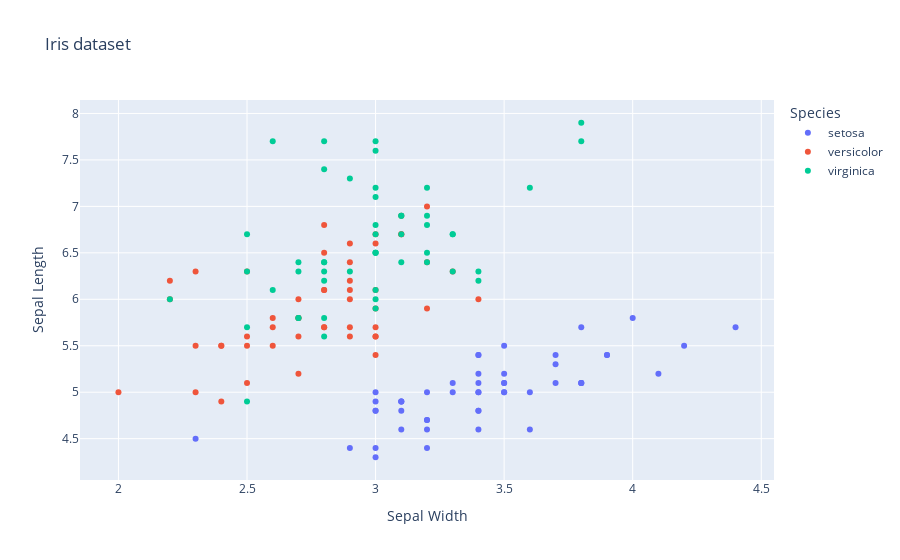

Here is the notebook cell this chart was saved with:
### Code cell
# go: same as before, but this time with go
# x-axis: sepal_width
# y-axis: sepal_length
# color: species

fig = go.Figure()
species = df["species"].unique()
for s in species:
    df_to_plot = df.query("species == @s")
    fig.add_trace(
        go.Scatter(
            x=df_to_plot["sepal_width"],
            y=df_to_plot["sepal_length"],
            mode="markers",
            name=s,
        )
    )

fig.update_layout(
    title="Iris dataset",
    xaxis_title="Sepal Width",
    yaxis_title="Sepal Length",
    legend=dict(title="Species"),
)
fig.show()

### Figure 1 — Plotly figure (JSON) as saved in the notebook; plotly's stock layout.template omitted (floating-point values rounded to 4 significant figures)
{"data": [{"mode": "markers", "name": "setosa", "type": "scatter", "x": [3.5, 3, 3.2, 3.1, 3.6, 3.9, 3.4, 3.4, 2.9, 3.1, 3.7, 3.4, 3, 3, 4, 4.4, 3.9, 3.5, 3.8, 3.8, 3.4, 3.7, 3.6, 3.3, 3.4, 3, 3.4, 3.5, 3.4, 3.2, 3.1, 3.4, 4.1, 4.2, 3.1, 3.2, 3.5, 3.1, 3, 3.4, 3.5, 2.3, 3.2, 3.5, 3.8, 3, 3.8, 3.2, 3.7, 3.3], "y": [5.1, 4.9, 4.7, 4.6, 5, 5.4, 4.6, 5, 4.4, 4.9, 5.4, 4.8, 4.8, 4.3, 5.8, 5.7, 5.4, 5.1, 5.7, 5.1, 5.4, 5.1, 4.6, 5.1, 4.8, 5, 5, 5.2, 5.2, 4.7, 4.8, 5.4, 5.2, 5.5, 4.9, 5, 5.5, 4.9, 4.4, 5.1, 5, 4.5, 4.4, 5, 5.1, 4.8, 5.1, 4.6, 5.3, 5]}, {"mode": "markers", "name": "versicolor", "type": "scatter", "x": [3.2, 3.2, 3.1, 2.3, 2.8, 2.8, 3.3, 2.4, 2.9, 2.7, 2, 3, 2.2, 2.9, 2.9, 3.1, 3, 2.7, 2.2, 2.5, 3.2, 2.8, 2.5, 2.8, 2.9, 3, 2.8, 3, 2.9, 2.6, 2.4, 2.4, 2.7, 2.7, 3, 3.4, 3.1, 2.3, 3, 2.5, 2.6, 3, 2.6, 2.3, 2.7, 3, 2.9, 2.9, 2.5, 2.8], "y": [7, 6.4, 6.9, 5.5, 6.5, 5.7, 6.3, 4.9, 6.6, 5.2, 5, 5.9, 6, 6.1, 5.6, 6.7, 5.6, 5.8, 6.2, 5.6, 5.9, 6.1, 6.3, 6.1, 6.4, 6.6, 6.8, 6.7, 6, 5.7, 5.5, 5.5, 5.8, 6, 5.4, 6, 6.7, 6.3, 5.6, 5.5, 5.5, 6.1, 5.8, 5, 5.6, 5.7, 5.7, 6.2, 5.1, 5.7]}, {"mode": "markers", "name": "virginica", "type": "scatter", "x": [3.3, 2.7, 3, 2.9, 3, 3, 2.5, 2.9, 2.5, 3.6, 3.2, 2.7, 3, 2.5, 2.8, 3.2, 3, 3.8, 2.6, 2.2, 3.2, 2.8, 2.8, 2.7, 3.3, 3.2, 2.8, 3, 2.8, 3, 2.8, 3.8, 2.8, 2.8, 2.6, 3, 3.4, 3.1, 3, 3.1, 3.1, 3.1, 2.7, 3.2, 3.3, 3, 2.5, 3, 3.4, 3], "y": [6.3, 5.8, 7.1, 6.3, 6.5, 7.6, 4.9, 7.3, 6.7, 7.2, 6.5, 6.4, 6.8, 5.7, 5.8, 6.4, 6.5, 7.7, 7.7, 6, 6.9, 5.6, 7.7, 6.3, 6.7, 7.2, 6.2, 6.1, 6.4, 7.2, 7.4, 7.9, 6.4, 6.3, 6.1, 7.7, 6.3, 6.4, 6, 6.9, 6.7, 6.9, 5.8, 6.8, 6.7, 6.7, 6.3, 6.5, 6.2, 5.9]}], "layout": {"legend": {"title": {"text": "Species"}}, "title": {"text": "Iris dataset"}, "xaxis": {"title": {"text": "Sepal Width"}}, "yaxis": {"title": {"text": "Sepal Length"}}}}
